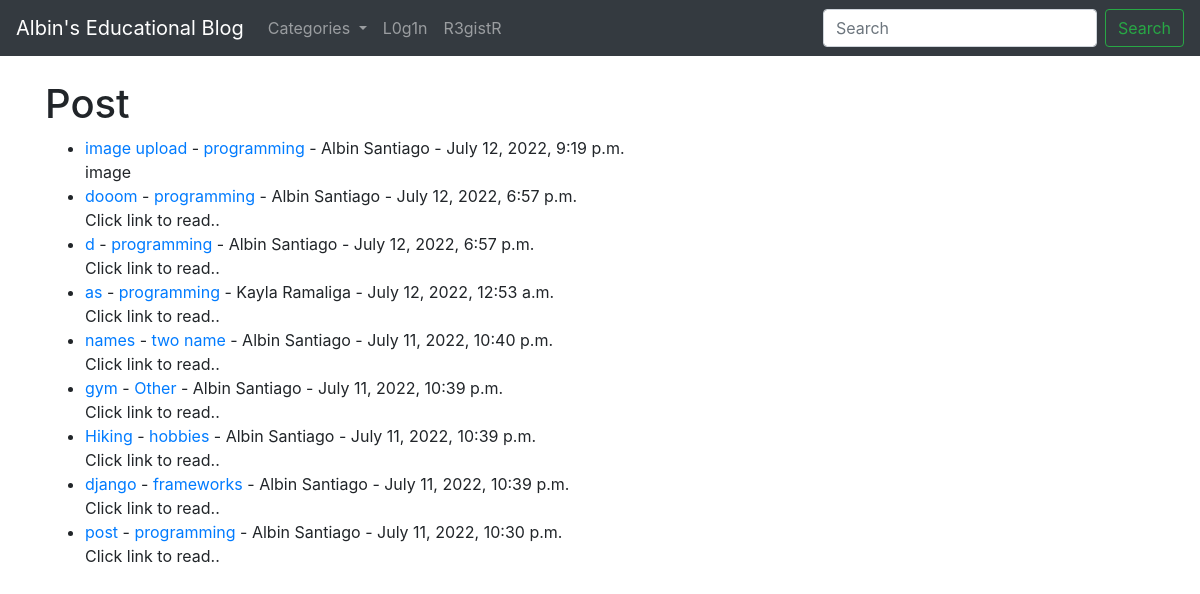
The page / on the database its author committed.
### theblog/models.py (models this page shows, shortened)
class Post(models.Model):
    title = models.CharField(max_length=250)
    header_image = models.ImageField(null=True, blank=True, upload_to="images/")
    title_tag = models.CharField(max_length=250)
    body = RichTextField(blank=True, null=True)
    date_posted = models.DateTimeField(auto_now_add=True)
    author = models.ForeignKey(User, on_delete=models.CASCADE)
    category = models.CharField(max_length=255, default='General')
    snippet = models.CharField(max_length=250)
    likes = models.ManyToManyField(User, related_name='blog_posts', blank=True)

### theblog/views.py (the view)
# urls.py: path('', HomeView.as_view(), name='home'),
class HomeView(ListView):
    model = Post
    template_name = 'home.html'
    context_object_name = 'all_posts_list'
    ordering = ['-date_posted']
    def get_context_data(self, *args, **kwargs):
        cat_menu = Category.objects.all()
        context = super(HomeView, self).get_context_data(*args, **kwargs)
        context["cat_menu"] = cat_menu
        return context

### theblog/models.py (called while the page is built)
    def __str__(self):
        return self.name

### theblog/templates/home.html (shortened to what this page needs)
{% extends 'base.html' %}
{% block content %}
<h1>Post</h1>
<ul>
    {% for post in object_list %}
    <li><a href="{% url 'article-detail' post.pk %}">{{ post.title }}</a> -
        <a href="{% url 'category' post.category %}">
            {{ post.category }}</a> -
            {{ post.author.first_name }} {{ post.author.last_name }} -
            {{ post.date_posted }} <br />
        {{ post.snippet }}
    </li>
    {% endfor %}
</ul>
{% endblock %}

### rows shown on the page
Post: title "image upload", category "programming", author.first_name "Albin", author.last_name "Santiago", date_posted "July 12, 2022, 9:19 p.m.", snippet "image"
Post: title "dooom", category "programming", author.first_name "Albin", author.last_name "Santiago", date_posted "July 12, 2022, 6:57 p.m.", snippet "Click link to read.."
Post: title "d", category "programming", author.first_name "Albin", author.last_name "Santiago", date_posted "July 12, 2022, 6:57 p.m.", snippet "Click link to read.."
Post: title "as", category "programming", author.first_name "Kayla", author.last_name "Ramaliga", date_posted "July 12, 2022, 12:53 a.m.", snippet "Click link to read.."
Post: title "names", category "two name", author.first_name "Albin", author.last_name "Santiago", date_posted "July 11, 2022, 10:40 p.m.", snippet "Click link to read.."
Post: title "gym", category "Other", author.first_name "Albin", author.last_name "Santiago", date_posted "July 11, 2022, 10:39 p.m.", snippet "Click link to read.."
Post: title "Hiking", category "hobbies", author.first_name "Albin", author.last_name "Santiago", date_posted "July 11, 2022, 10:39 p.m.", snippet "Click link to read.."
Post: title "django", category "frameworks", author.first_name "Albin", author.last_name "Santiago", date_posted "July 11, 2022, 10:39 p.m.", snippet "Click link to read.."
Post: title "post", category "programming", author.first_name "Albin", author.last_name "Santiago", date_posted "July 11, 2022, 10:30 p.m.", snippet "Click link to read.."
